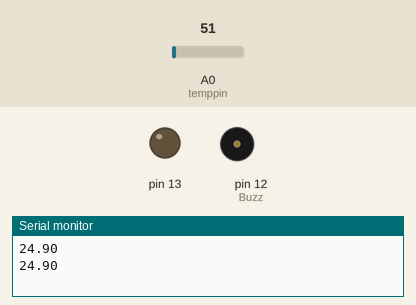
Simulated run of this sketch. Board: Arduino Uno, built with avr-gcc and run on an emulated ATmega328P. Shown: output pins drawn as LEDs (lit = HIGH), buzzer (waves = sounding, pin HIGH), the last lines printed to the serial monitor. Inputs (shaded band) come from the test bench; at power-on: A0 (temppin) = 51.

Above: at 1.8 s.
1.9 s: A0 (temppin) set to 54
At 3.5 s:
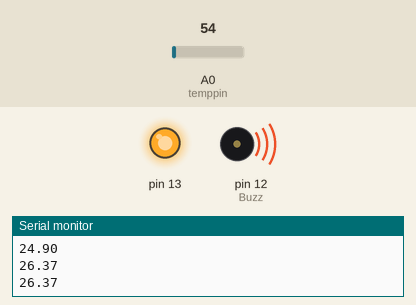
4.5 s: A0 (temppin) set to 30
At 6.7 s:
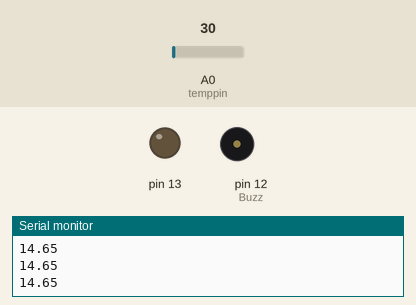
7.1 s: A0 (temppin) set to 61
At 9.0 s:
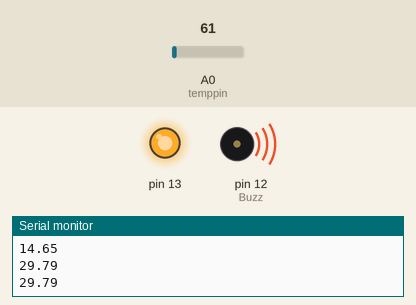
Timing chart, 0 to 10.5 s (numbered marks = the images above; inputs shaded):
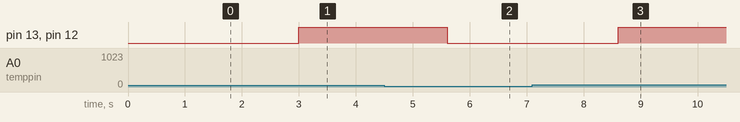

Measured:
- the behaviour switches between 51 and 52 on A0 (temppin) (found by bisection; images 0 and 1)
- after the input at 1.9 s, pin 13, pin 12 (Buzz): LOW → HIGH after 1.1 s
- after the input at 4.5 s, pin 13, pin 12 (Buzz): HIGH → LOW after 1.1 s
- after the input at 7.1 s, pin 13, pin 12 (Buzz): LOW → HIGH after 1.5 s

The sketch:

temp.ino
```cpp
int temppin=A0;
float temp=0;
int Buzz=12;
void setup()
{
  Serial.begin(9600);
  pinMode(Buzz,OUTPUT);
  pinMode(13, OUTPUT);

}

void loop()
{

  temp=analogRead(temppin);
  temp=temp*0.48828125;
  Serial.println(temp );
  delay(1000);
  if(temp>25)
  {digitalWrite(Buzz,HIGH);
   digitalWrite(13,HIGH);
  delay(300);}
  else { digitalWrite (Buzz,LOW);
       digitalWrite(13,LOW);
       }}
```
